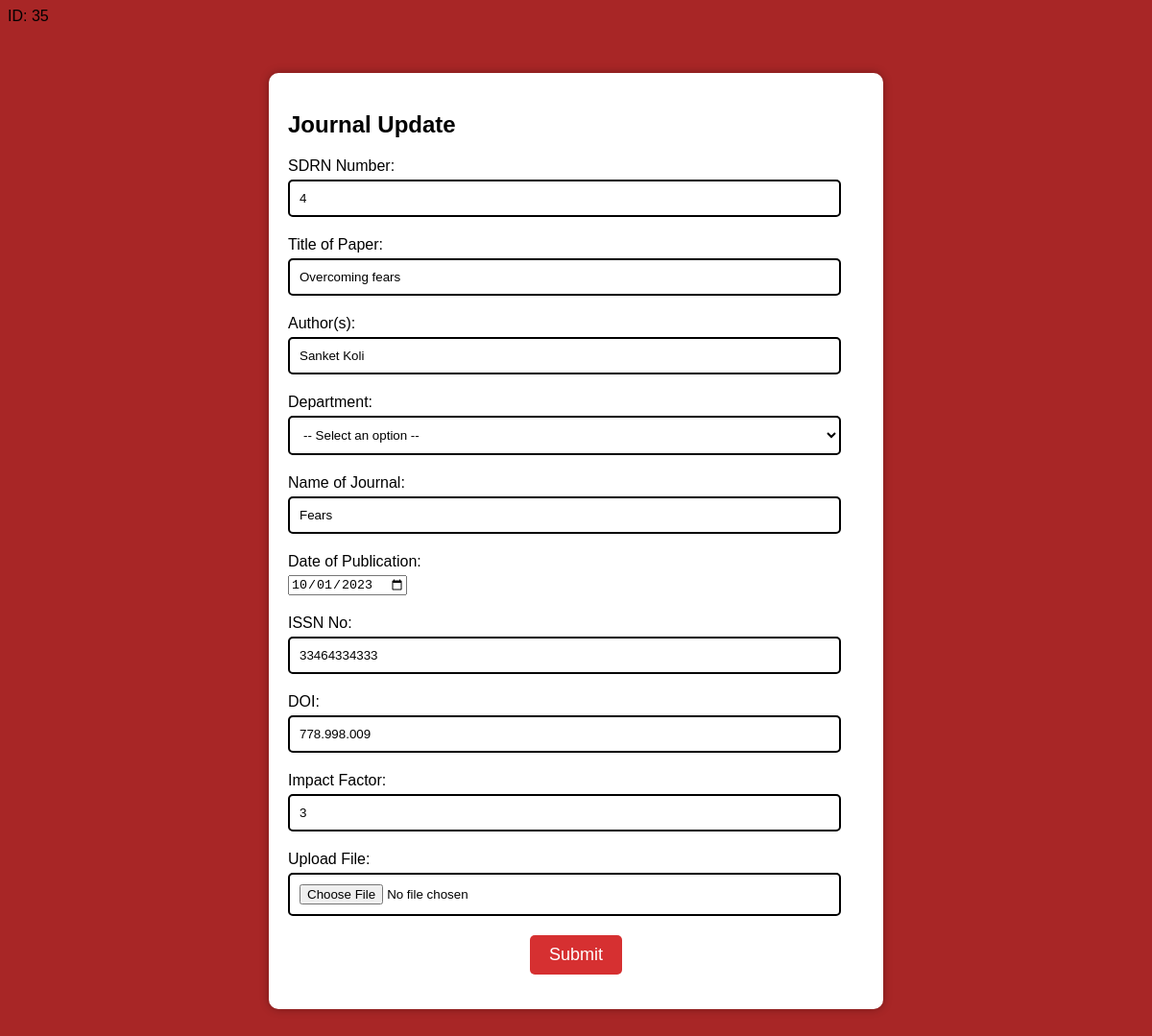
Screenshot of /journalupdate.php?id=35 (signed in) with the database file from the repository.
### tables this page shows
CREATE TABLE `journals` (
  `id` int(11) NOT NULL,
  `sdrn` int(11) DEFAULT NULL,
  `title` varchar(255) NOT NULL,
  `authors` varchar(255) NOT NULL,
  `department` varchar(255) NOT NULL,
  `journal` varchar(255) NOT NULL,
  `pub_date` date NOT NULL,
  `issn` varchar(255) NOT NULL,
  `doi` varchar(255) NOT NULL,
  `impact_factor` int(11) NOT NULL,
  `file` varchar(255) DEFAULT NULL
);

### journalupdate.php (the view, shortened to what this page needs)
<?php
$servername = "sql105.infinityfree.com";
$username = "if0_35273413";
$password = "uBNMpIV1LS";
$dbname = "if0_35273413_durga";
$conn = new mysqli($servername, $username, $password, $dbname);
$id = $_GET['id'];
echo "ID: " . $id;
$sql = "SELECT * FROM journals WHERE id = '$id'";
$data = mysqli_query($conn, $sql);
if (mysqli_num_rows($data) > 0) {
    $result = mysqli_fetch_assoc($data);
} else {
    die("No data found for the given ID.");
}
?>
<!DOCTYPE html>
<html>
<head>
</head>
<body>
    <div class="form-box">
        <h2>Journal Update</h2>
        <form action="journalupdate.php?id=<?php echo $id; ?>" method="post" enctype="multipart/form-data">
        <div class="form-group">
                <label for="sdrn">SDRN Number:</label>
                <input type="text" value="<?php echo $result['sdrn'];?>" id="sdrn" name="sdrn" required>
            </div>
            <div class="form-group">
                <label for="title">Title of Paper:</label>
                <input type="text" value="<?php echo $result['title']; ?>" id="title" name="title" required>
            </div>
            <div class="form-group">
                <label for="authors">Author(s):</label>
                <input type="text" value="<?php echo $result['authors'];?>" id="authors" name="authors" required>
            </div>
            <div class="form-group">
                <label for="department">Department:</label>
                <select id="department" name="department" required>
                    <option value="">-- Select an option --</option>
                </select>
            </div>
            <div class="form-group">
                <label for="journal">Name of Journal:</label>
                <input type="text" value="<?php echo $result['journal']; ?>" id="journal" name="journal" required>
            </div>
            <div class="form-group">
                <label for="pub_date">Date of Publication:</label>
                <input type="date" value="<?php echo $result['pub_date']; ?>" id="pub_date" name="pub_date" required>
            </div>
            <div class="form-group">
                <label for="issn">ISSN No:</label>
                <input type="text" value="<?php echo $result['issn']; ?>" id="issn" name="issn" required>
            </div>
            <div class="form-group">
                <label for="doi">DOI:</label>
                <input type="text" value="<?php echo $result['doi']; ?>" id="doi" name="doi" required>
            </div>
            <div class="form-group">
                <label for="impact_factor">Impact Factor:</label>
                <input type="text" value="<?php echo $result['impact_factor']; ?>" id="impact_factor" name="impact_factor" required>
            </div>
            <div class="form-group">
                <label for="file">Upload File:</label>
                <input type="file" id="file" name="file">
            </div>
            <input type="submit" value="Submit">
        </form>
    </div>
</body>
</html>

### journalupdate.php (style rules this page uses)
body { background-color: #A82626; color: #000000; font-family: Arial, sans-serif; }
.form-box { width: 80%; max-width: 600px; margin: 50px auto; padding: 20px; background-color: #fff; box-shadow: 0px 0px 10px rgba(0, 0, 0, 0.3); border-radius: 10px; }
.form-group { margin-bottom: 20px; }
label { display: block; margin-bottom: 5px; }
input[type="text"], input[type="email"], input[type="tel"], textarea, select, input[type="file"] { width: 96%; padding: 10px; border: 2px solid black; border-radius: 5px; background-color: #fff; color: #000000; }
input[type="submit"] { display: block; margin: 20px auto 0; padding: 10px 20px; background-color: #d63031; color: #fff; border: none; border-radius: 5px; font-size: 18px; cursor: pointer; }

### rows the page displays
journals: sdrn "4", title "Overcoming fears", authors "Sanket Koli", journal "Fears", pub_date "10/01/2023", issn "33464334333", doi "778.998.009", impact_factor "3"

### other values shown
$id "35"
